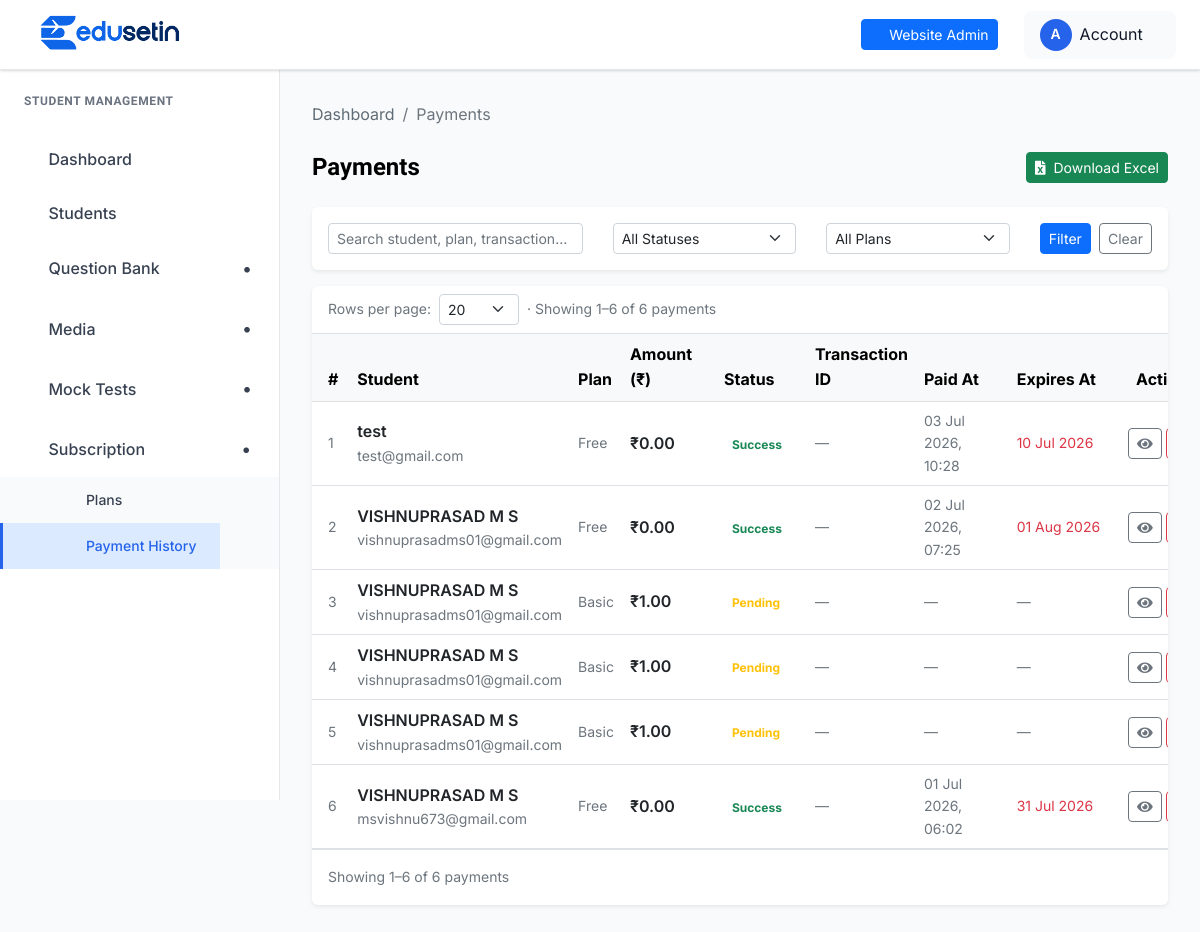
/student-management/payments/ (signed in), run on an earlier commit of the app's database.
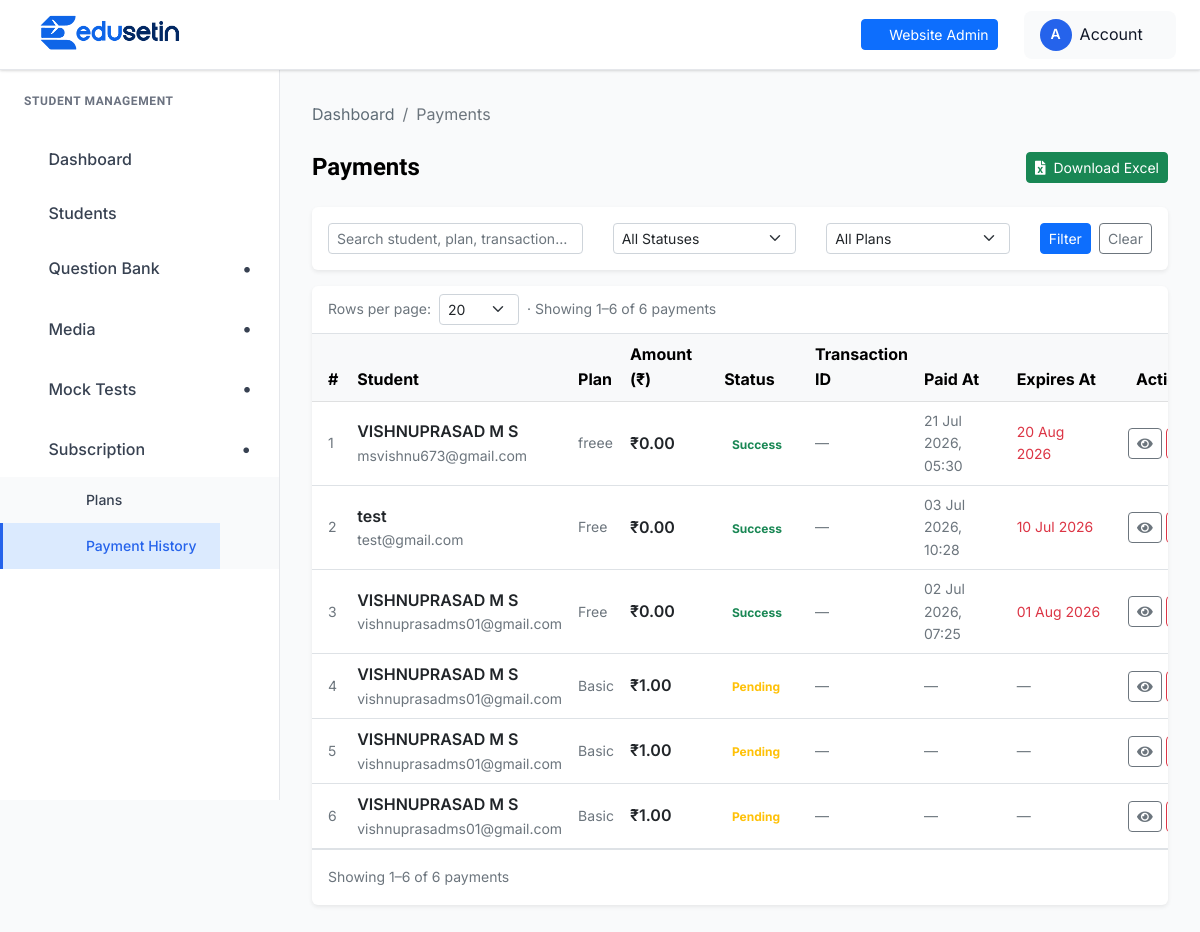
And on a later commit of the database.
### student_management/models.py (models this page shows, shortened)
class Payment(models.Model):
    STATUS_PENDING  = "pending"
    STATUS_SUCCESS  = "success"
    STATUS_FAILED   = "failed"
    STATUS_CHOICES = [
        (STATUS_PENDING, "Pending"),
        (STATUS_SUCCESS, "Success"),
        (STATUS_FAILED,  "Failed"),
    ]
    student = models.ForeignKey(
        "student_portal.Student",
        on_delete=models.CASCADE,
        related_name="payments",
    )
    plan = models.ForeignKey(
        "SubscriptionPlan",
        on_delete=models.PROTECT,
        related_name="payments",
    )
    amount           = models.DecimalField(max_digits=8, decimal_places=2, validators=[MinValueValidator(0)])
    status           = models.CharField(max_length=20, choices=STATUS_CHOICES, default=STATUS_PENDING)
    transaction_id   = models.CharField(max_length=200, blank=True, db_index=True)
    reference_number = models.UUIDField(default=uuid.uuid4, unique=True, editable=False)
    paid_at    = models.DateTimeField(null=True, blank=True)
    expires_at = models.DateTimeField(null=True, blank=True)
    created_at = models.DateTimeField(auto_now_add=True)
    razorpay_order_id = models.CharField(max_length=100, blank=True, null=True)
    razorpay_payment_id = models.CharField(max_length=100, blank=True, null=True)
    razorpay_signature = models.CharField(max_length=255, blank=True, null=True)
    class Meta:
        ordering = ["-created_at"]

class SubscriptionPlan(models.Model):
    uuid = models.UUIDField(default=uuid.uuid4, editable=False, unique=True, db_index=True)
    name = models.CharField(max_length=200, unique=True)
    description = models.TextField(blank=True, null=True)
    price = models.DecimalField(
        max_digits=8,
        decimal_places=2,
        validators=[MinValueValidator(0)],
    )
    duration_days = models.PositiveIntegerField(
        default=30,
        validators=[MinValueValidator(1)],
        help_text="Validity period in days (e.g. 30, 90, 365).",
    )
    subjects = models.ManyToManyField(
        Subject,
        blank=True,
        related_name="subscription_plans",
    )
    submodules = models.ManyToManyField(
        SubModule,
        blank=True,
        through='PlanSubmoduleLimit',
        related_name="subscription_plans",
    )
    exams = models.ManyToManyField(
        Exam,
        blank=True,
        related_name="subscription_plans",
    )
    is_active = models.BooleanField(default=True)
    created_at = models.DateTimeField(auto_now_add=True)
    updated_at = models.DateTimeField(auto_now=True)
    class Meta:
        ordering = ["price"]

### student_portal/models.py (models this page shows, shortened)
class Student(models.Model):
    user = models.OneToOneField(
        User,
        on_delete=models.CASCADE
    )
    full_name = models.CharField(
        max_length=255
    )
    phone_number = models.CharField(max_length=15, null=True, blank=True)
    is_active = models.BooleanField(
        default=True
    )
    profile_image = models.ImageField(
        upload_to='student_profiles/',
        null=True,
        blank=True
    )
    created_at = models.DateTimeField(
        auto_now_add=True
    )

### student_management/views.py (the view)
# urls.py: path("payments/",                        views.payment_list,          name="payment_list"),
@admin_login_required
def payment_list(request):
    payments = Payment.objects.select_related('student', 'plan').order_by('-created_at')
    search    = request.GET.get('search', '').strip()
    status    = request.GET.get('status', '').strip()
    plan_id   = request.GET.get('plan', '').strip()
    if search:
        payments = payments.filter(
            Q(student__full_name__icontains=search) |
            Q(plan__name__icontains=search) |
            Q(transaction_id__icontains=search)
        )
    if status:
        payments = payments.filter(status=status)
    if plan_id:
        payments = payments.filter(plan_id=plan_id)
    plans = SubscriptionPlan.objects.filter(is_active=True).order_by('name')
    return render(request, 'student_management/payment_list.html', {
        'payments': payments,
        'plans': plans,
        'search': search,
        'selected_status': status,
        'selected_plan': plan_id,
        'status_choices': Payment.STATUS_CHOICES,
    })

### templates/student_management/payment_list.html (shortened to what the changed rows need)
{% extends "student_management/base.html" %}
{% block content %}
<div class="dashboard__form__wraper">
    <div class="card shadow-sm border-0">
        <div class="card-body p-0">
            {% if payments %}
            <div class="table-responsive">
                <table class="table table-hover align-middle mb-0" id="paymentsTable" style="min-width: 900px;">
                    <thead class="table-light">
                        <tr>
                            <th class="ps-3" style="width:40px">#</th>
                            <th>Student</th>
                            <th>Plan</th>
                            <th style="width:110px">Amount (₹)</th>
                            <th style="width:100px">Status</th>
                            <th>Transaction ID</th>
                            <th style="width:130px">Paid At</th>
                            <th style="width:130px">Expires At</th>
                            <th class="text-end pe-3" style="width:110px">Actions</th>
                        </tr>
                    </thead>
                    <tbody>
                        {% for payment in payments %}
                        <tr
                            data-student="{{ payment.student.full_name }}"
                            data-email="{{ payment.student.user.email }}"
                            data-plan="{{ payment.plan.name }}"
                            data-amount="{{ payment.amount }}"
                            data-status="{{ payment.status }}"
                            data-txn="{{ payment.transaction_id|default:'' }}"
                            data-paid="{{ payment.paid_at|date:'d M Y, H:i'|default:'' }}"
                            data-expires="{{ payment.expires_at|date:'d M Y'|default:'' }}"
                        >
                            <td class="ps-3 text-muted small">{{ forloop.counter }}</td>
                            <td>
                                <span class="fw-semibold">{{ payment.student.full_name }}</span>
                                <div class="text-muted small">{{ payment.student.user.email }}</div>
                            </td>
                            <td class="text-muted small">{{ payment.plan.name }}</td>
                            <td class="fw-semibold">₹{{ payment.amount }}</td>
                            <td>
                                {% if payment.status == 'success' %}
                                    <span class="badge bg-success-subtle text-success">Success</span>
                                {% elif payment.status == 'pending' %}
                                    <span class="badge bg-warning-subtle text-warning">Pending</span>
                                {% else %}
                                    <span class="badge bg-danger-subtle text-danger">Failed</span>
                                {% endif %}
                            </td>
                            <td class="text-muted small">{{ payment.transaction_id|default:"—" }}</td>
                            <td class="text-muted small">{{ payment.paid_at|date:"d M Y, H:i"|default:"—" }}</td>
                            <td class="text-muted small">
                                {% if payment.expires_at %}
                                    {% if payment.is_active %}
                                        <span class="text-success">{{ payment.expires_at|date:"d M Y" }}</span>
                                    {% else %}
                                        <span class="text-danger">{{ payment.expires_at|date:"d M Y" }}</span>
                                    {% endif %}
                                {% else %}—{% endif %}
                            </td>
                            <td class="text-end pe-3">
                                <div class="d-flex gap-1 justify-content-end">
                                    <a href="{% url 'student_management:payment_detail' payment.id %}"
                                       class="btn btn-outline-secondary btn-sm" title="View">
                                        <i class="fas fa-eye"></i>
                                    </a>
                                    <button type="button"
                                            class="btn btn-outline-danger btn-sm"
                                            title="Delete"
                                            data-bs-toggle="modal"
                                            data-bs-target="#deleteModal"
                                            data-payment-id="{{ payment.id }}"
                                            data-student-name="{{ payment.student.full_name }}"
                                            data-amount="₹{{ payment.amount }}"
                                            data-plan="{{ payment.plan.name }}">
                                    </button>
                                </div>
                            </td>
                        </tr>
                        {% endfor %}
                    </tbody>
                </table>
            </div>
            {% else %}
            <div class="text-center py-5 text-muted">
                <i class="fas fa-receipt fa-2x mb-3 d-block"></i>
                No payments found.
            </div>
            {% endif %}
        </div>
    </div>
</div>
{% endblock %}

What changed in the data, as far as the page shows it:
removed Payment: student.full_name "VISHNUPRASAD M S", student.user.email "msvishnu673@gmail.com", plan.name "Free", amount "0.00", status "Success", transaction_id "—", paid_at "01 Jul 2026, 06:02", expires_at "31 Jul 2026"
added Payment: student.full_name "VISHNUPRASAD M S", student.user.email "msvishnu673@gmail.com", plan.name "freee", amount "0.00", status "Success", transaction_id "—", paid_at "21 Jul 2026, 05:30", expires_at "20 Aug 2026"
